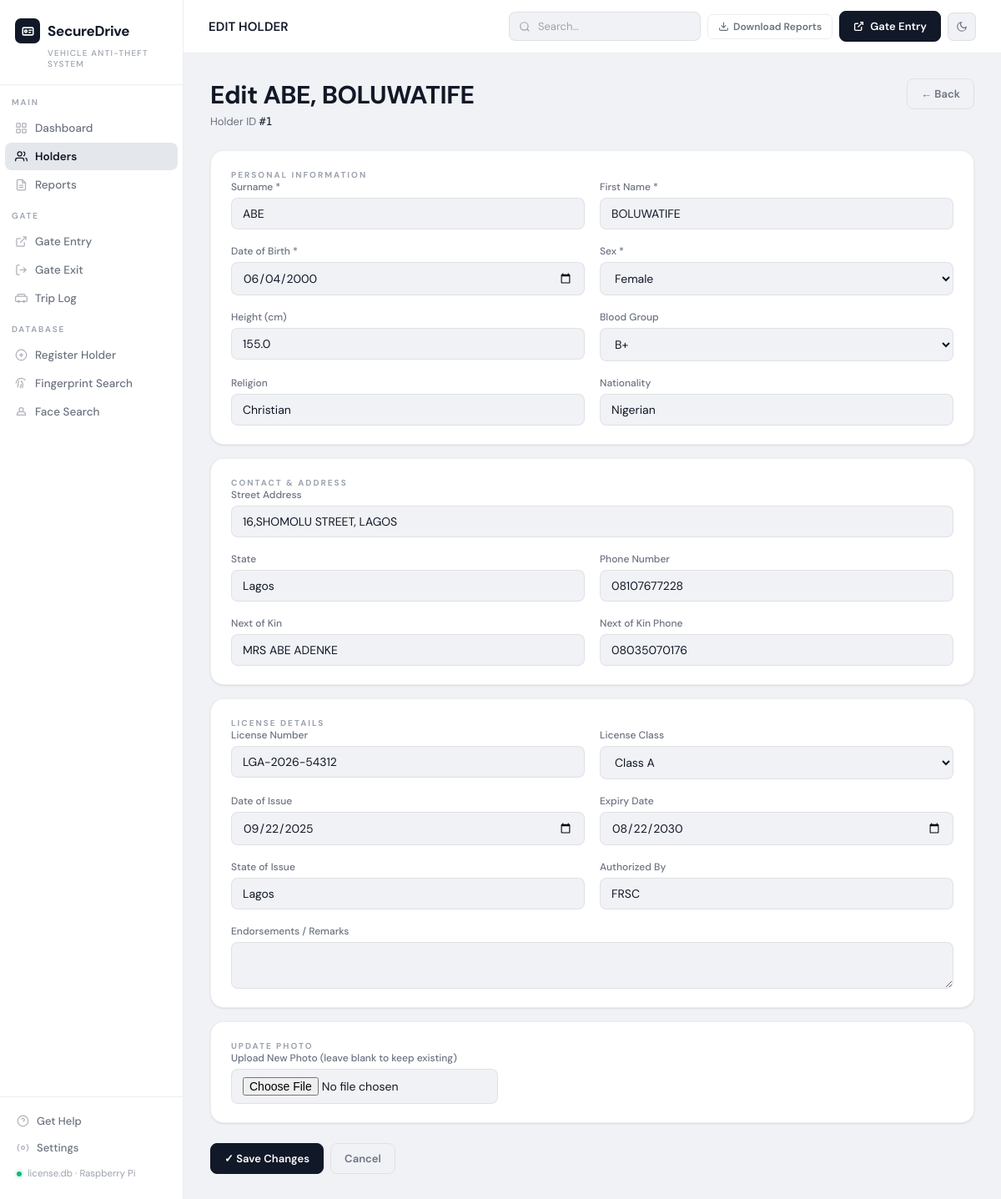
/holders/1/edit, run on the app's committed database.
### tables this page shows
CREATE TABLE holders (
            id                  INTEGER PRIMARY KEY AUTOINCREMENT,
            surname             TEXT NOT NULL,
            first_name          TEXT NOT NULL,
            date_of_birth       TEXT NOT NULL,
            sex                 TEXT CHECK(sex IN ('M', 'F')),
            height_cm           REAL,
            blood_group         TEXT,
            street_address      TEXT,
            state               TEXT,
            phone_number        TEXT,
            next_of_kin         TEXT,
            next_of_kin_phone   TEXT,
            religion            TEXT,
            nationality         TEXT,
            created_at          TEXT DEFAULT (datetime('now')),
            updated_at          TEXT DEFAULT (datetime('now'))
        );

CREATE TABLE licenses (
            id                  INTEGER PRIMARY KEY AUTOINCREMENT,
            holder_id           INTEGER NOT NULL,
            license_number      TEXT UNIQUE NOT NULL,
            date_of_issue       TEXT NOT NULL,
            expiry_date         TEXT NOT NULL,
            license_class       TEXT NOT NULL,
            state_of_issue      TEXT NOT NULL,
            endorsements        TEXT,
            authorized_by       TEXT,
            created_at          TEXT DEFAULT (datetime('now')),
            FOREIGN KEY (holder_id) REFERENCES holders(id)
        );

### app.py (the view, shortened to what this page needs)
@app.route("/holders/<int:holder_id>/edit", methods=["GET", "POST"])
def edit_holder(holder_id):
    record = db.get_full_record(holder_id)
    if not record:
        flash("Holder not found.", "error")
        return redirect(url_for("holders"))
    return render_template("edit_holder.html", record=record)

### app.py (called while the page is built)
@app.context_processor
def inject_now():
    return {"now": datetime.now().strftime("%Y-%m-%d")}

### database.py (called while the page is built)
def get_connection():
    conn = sqlite3.connect(DB_PATH)
    conn.row_factory = sqlite3.Row
    return conn

def get_full_record(holder_id):
    conn = get_connection()
    c = conn.cursor()
    c.execute("""
        SELECT h.*, l.license_number, l.date_of_issue, l.expiry_date,
               l.license_class, l.state_of_issue, l.endorsements, l.authorized_by
        FROM holders h
        LEFT JOIN licenses l ON h.id = l.holder_id
        WHERE h.id=?
    """, (holder_id,))
    row = c.fetchone()
    conn.close()
    return dict(row) if row else None

### templates/edit_holder.html (shortened to what this page needs)
{% extends "base.html" %}
{% block topbar_title %}EDIT HOLDER{% endblock %}
{% block content %}
<div class="page-header">
    <div>
        <div class="page-title">Edit <span>{{ record.surname }}, {{ record.first_name }}</span></div>
        <div class="text-dim" style="font-size:13px;margin-top:4px">Holder ID <span class="mono text-gold">#{{ record.id }}</span></div>
    </div>
    <a href="{{ url_for('view_holder', holder_id=record.id) }}" class="btn btn-outline">← Back</a>
</div>
<form method="POST" enctype="multipart/form-data">
    <div class="card">
        <div class="card-title">Personal Information</div>
        <div class="form-grid">
            <div class="form-group">
                <label>Surname *</label>
                <input type="text" name="surname" required value="{{ record.surname }}">
            </div>
            <div class="form-group">
                <label>First Name *</label>
                <input type="text" name="first_name" required value="{{ record.first_name }}">
            </div>
            <div class="form-group">
                <label>Date of Birth *</label>
                <input type="date" name="date_of_birth" required value="{{ record.date_of_birth }}">
            </div>
            <div class="form-group">
                <label>Sex *</label>
                <select name="sex" required>
                    <option value="F" {% if record.sex == 'F' %}selected{% endif %}>Female</option>
                </select>
            </div>
            <div class="form-group">
                <label>Height (cm)</label>
                <input type="number" name="height_cm" step="0.1" value="{{ record.height_cm or '' }}">
            </div>
            <div class="form-group">
                <label>Blood Group</label>
                <select name="blood_group">
                    {% for bg in ['A+','A-','B+','B-','AB+','AB-','O+','O-'] %}
                        <option value="{{ bg }}" {% if record.blood_group == bg %}selected{% endif %}>{{ bg }}</option>
                    {% endfor %}
                </select>
            </div>
            <div class="form-group">
                <label>Religion</label>
                <input type="text" name="religion" value="{{ record.religion or '' }}">
            </div>
            <div class="form-group">
                <label>Nationality</label>
                <input type="text" name="nationality" value="{{ record.nationality or '' }}">
            </div>
        </div>
    </div>
    <div class="card mt-4">
        <div class="card-title">Contact & Address</div>
        <div class="form-grid">
            <div class="form-group form-full">
                <label>Street Address</label>
                <input type="text" name="street_address" value="{{ record.street_address or '' }}">
            </div>
            <div class="form-group">
                <label>State</label>
                <input type="text" name="state" value="{{ record.state or '' }}">
            </div>
            <div class="form-group">
                <label>Phone Number</label>
                <input type="tel" name="phone_number" value="{{ record.phone_number or '' }}">
            </div>
            <div class="form-group">
                <label>Next of Kin</label>
                <input type="text" name="next_of_kin" value="{{ record.next_of_kin or '' }}">
            </div>
            <div class="form-group">
                <label>Next of Kin Phone</label>
                <input type="tel" name="next_of_kin_phone" value="{{ record.next_of_kin_phone or '' }}">
            </div>
        </div>
    </div>
    <div class="card mt-4">
        <div class="card-title">License Details</div>
        <div class="form-grid">
            <div class="form-group">
                <label>License Number</label>
                <input type="text" name="license_number" value="{{ record.license_number or '' }}" class="mono">
            </div>
            <div class="form-group">
                <label>License Class</label>
                <select name="license_class">
                    {% for cls in ['A','B','C','D','E','F'] %}
                        <option value="{{ cls }}" {% if record.license_class == cls %}selected{% endif %}>Class {{ cls }}</option>
                    {% endfor %}
                </select>
            </div>
            <div class="form-group">
                <label>Date of Issue</label>
                <input type="date" name="date_of_issue" value="{{ record.date_of_issue or '' }}">
            </div>
            <div class="form-group">
                <label>Expiry Date</label>
                <input type="date" name="expiry_date" value="{{ record.expiry_date or '' }}">
            </div>
            <div class="form-group">
                <label>State of Issue</label>
                <input type="text" name="state_of_issue" value="{{ record.state_of_issue or '' }}">
            </div>
            <div class="form-group">
                <label>Authorized By</label>
                <input type="text" name="authorized_by" value="{{ record.authorized_by or '' }}">
            </div>
            <div class="form-group form-full">
                <label>Endorsements / Remarks</label>
                <textarea name="endorsements" rows="2">{{ record.endorsements or '' }}</textarea>
            </div>
        </div>
    </div>
    <div class="card mt-4">
        <div class="card-title">Update Photo</div>
        <div class="form-group" style="max-width:320px">
            <label>Upload New Photo (leave blank to keep existing)</label>
            <input type="file" name="photo" accept="image/*" id="photoInput">
        </div>
    </div>
    <div class="flex gap-2 mt-6">
        <button type="submit" class="btn btn-gold">✓ Save Changes</button>
        <a href="{{ url_for('view_holder', holder_id=record.id) }}" class="btn btn-outline">Cancel</a>
    </div>
</form>
{% endblock %}

### templates/base.html (style rules this page uses)
:root { --bg:#f0f2f5; --bg-2:#e4e7eb; --surface:#ffffff; --surface-2:#f9fafb; --surface-hover:#f3f4f6; --border:rgba(0,0,0,0.07); --border-strong:rgba(0,0,0,0.15); --border-subtle:rgba(0,0,0,0.04); --text:#111827; --text-dim:#6b7280; --text-mute:#9ca3af; --gold:#111827; --gold-soft:#374151; --gold-deep:#374151; --gold-wash:rgba(17,24,39,0.06); --red:#ef4444; --red-wash:rgba(239,68,68,0.08); --green:#10b981; --green-wash:rgba(16,185,129,0.09); --amber:#f59e0b; --amber-wash:rgba(245,158,11,0.09); --blue:#3b82f6; --blue-wash:rgba(59,130,246,0.09); --shadow-sm:0 1px 3px rgba(0,0,0,0.06),0 1px 2px rgba(0,0,0,0.04); --shadow:0 4px 18px rgba(0,0,0,0.08),0 2px 6px rgba(0,0,0,0.04); }
* { margin:0; padding:0; box-sizing:border-box; }
html, body { height:100%; }
body { font-family:'DM Sans', sans-serif; background:var(--bg); color:var(--text); min-height:100vh; display:flex; -webkit-font-smoothing:antialiased; transition:background 0.2s, color 0.2s; }
.page-header { display:flex; align-items:flex-start; justify-content:space-between; margin-bottom:26px; gap:20px; }
.card { background:var(--surface); border:1px solid var(--border); border-radius:16px; padding:22px 24px; box-shadow:var(--shadow-sm); }
.card-title { font-size:10px; letter-spacing:2px; text-transform:uppercase; color:var(--text-mute); font-weight:700; }
.btn { display:inline-flex; align-items:center; gap:7px; padding:9px 16px; border-radius:8px; font-family:'DM Sans', sans-serif; font-size:13px; font-weight:600; text-decoration:none; border:1px solid transparent; cursor:pointer; transition:all 0.14s; letter-spacing:0.05px; white-space:nowrap; }
.btn-gold { background:var(--text); color:var(--surface); border-color:var(--text); }
.btn-outline { background:transparent; border:1px solid var(--border); color:var(--text-dim); }
.form-grid { display:grid; grid-template-columns:1fr 1fr; gap:18px; }
.form-full { grid-column:1 / -1; }
.form-group { display:flex; flex-direction:column; gap:5px; }
.form-group label { font-size:12px; color:var(--text-dim); font-weight:500; }
.form-group input, .form-group select, .form-group textarea { background:var(--bg); border:1px solid var(--border); border-radius:8px; padding:9px 13px; color:var(--text); font-family:'DM Sans', sans-serif; font-size:14px; outline:none; transition:border 0.15s, box-shadow 0.15s; }
.form-group select option { background:var(--surface); color:var(--text); }
.mono { font-family:'DM Mono', monospace; }
.text-gold { color:var(--text); }
.text-dim { color:var(--text-dim); }
.flex { display:flex; }
.gap-2 { gap:8px; }
.mt-4 { margin-top:16px; }
.mt-6 { margin-top:24px; }
.page-title { font-size:30px; font-weight:700; color:var(--text); letter-spacing:-0.4px; }
.sidebar, .topbar, .card, .stat-card, .action-tile, .expiry-bucket, .badge, .btn, .icon-btn, .search-bar, .date-chip, .nav-item, .sidebar-footer-item, .form-group input, .form-group select, .form-group textarea, .table-wrap, tbody tr, td .avatar-sm, .logo-icon { transition: background 0.2s ease, color 0.2s ease, border-color 0.2s ease, box-shadow 0.2s ease; }

### data on the page
holders: surname "ABE", first_name "BOLUWATIFE", id "1", date_of_birth "06/04/2000", sex "Female", height_cm "155.0", blood_group "B+", religion "Christian", nationality "Nigerian", street_address "16,SHOMOLU STREET, LAGOS", state "Lagos", phone_number "08107677228", next_of_kin "MRS ABE ADENKE", next_of_kin_phone "08035070176"
licenses: license_number "LGA-2026-54312", license_class "Class A", date_of_issue "09/22/2025", expiry_date "08/22/2030", state_of_issue "Lagos", authorized_by "FRSC"
